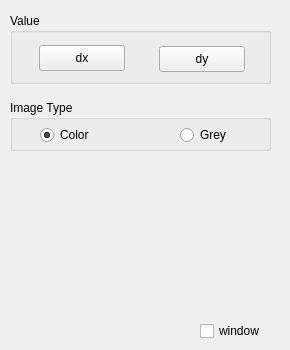
<?xml version="1.0" encoding="UTF-8"?>
<ui version="4.0">
 <class>SobelEdge</class>
 <widget class="QWidget" name="SobelEdge">
  <property name="geometry">
   <rect>
    <x>0</x>
    <y>0</y>
    <width>290</width>
    <height>350</height>
   </rect>
  </property>
  <property name="windowTitle">
   <string>Form</string>
  </property>
  <widget class="QCheckBox" name="window">
   <property name="geometry">
    <rect>
     <x>200</x>
     <y>320</y>
     <width>81</width>
     <height>22</height>
    </rect>
   </property>
   <property name="text">
    <string>window</string>
   </property>
  </widget>
  <widget class="QGroupBox" name="groupBox_2">
   <property name="geometry">
    <rect>
     <x>10</x>
     <y>13</y>
     <width>261</width>
     <height>71</height>
    </rect>
   </property>
   <property name="title">
    <string>Value</string>
   </property>
   <widget class="QPushButton" name="ordrX">
    <property name="geometry">
     <rect>
      <x>29</x>
      <y>32</y>
      <width>86</width>
      <height>26</height>
     </rect>
    </property>
    <property name="text">
     <string>dx</string>
    </property>
    <property name="checkable">
     <bool>true</bool>
    </property>
   </widget>
   <widget class="QPushButton" name="ordrY">
    <property name="geometry">
     <rect>
      <x>149</x>
      <y>33</y>
      <width>86</width>
      <height>26</height>
     </rect>
    </property>
    <property name="text">
     <string>dy</string>
    </property>
    <property name="checkable">
     <bool>true</bool>
    </property>
   </widget>
  </widget>
  <widget class="QGroupBox" name="groupBox_3">
   <property name="geometry">
    <rect>
     <x>10</x>
     <y>100</y>
     <width>261</width>
     <height>51</height>
    </rect>
   </property>
   <property name="title">
    <string>Image Type</string>
   </property>
   <widget class="QRadioButton" name="image_color_2">
    <property name="geometry">
     <rect>
      <x>30</x>
      <y>24</y>
      <width>71</width>
      <height>22</height>
     </rect>
    </property>
    <property name="text">
     <string>Color</string>
    </property>
    <property name="checked">
     <bool>true</bool>
    </property>
   </widget>
   <widget class="QRadioButton" name="image_grey_2">
    <property name="geometry">
     <rect>
      <x>170</x>
      <y>24</y>
      <width>71</width>
      <height>22</height>
     </rect>
    </property>
    <property name="text">
     <string>Grey</string>
    </property>
    <property name="checked">
     <bool>false</bool>
    </property>
   </widget>
  </widget>
 </widget>
 <resources/>
 <connections/>
</ui>
